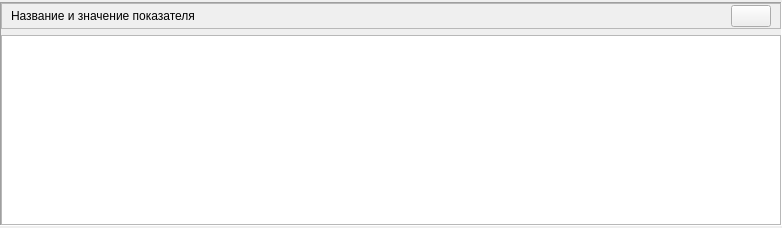
<?xml version="1.0" encoding="UTF-8"?>
<ui version="4.0">
 <class>CoordFactorWidget</class>
 <widget class="QWidget" name="CoordFactorWidget">
  <property name="geometry">
   <rect>
    <x>0</x>
    <y>0</y>
    <width>782</width>
    <height>228</height>
   </rect>
  </property>
  <property name="windowTitle">
   <string>Form</string>
  </property>
  <layout class="QVBoxLayout" name="verticalLayout">
   <property name="spacing">
    <number>1</number>
   </property>
   <property name="leftMargin">
    <number>0</number>
   </property>
   <property name="topMargin">
    <number>2</number>
   </property>
   <property name="rightMargin">
    <number>0</number>
   </property>
   <property name="bottomMargin">
    <number>2</number>
   </property>
   <item>
    <widget class="QFrame" name="frMain">
     <property name="frameShape">
      <enum>QFrame::Panel</enum>
     </property>
     <property name="frameShadow">
      <enum>QFrame::Sunken</enum>
     </property>
     <layout class="QVBoxLayout" name="verticalLayout_2">
      <property name="leftMargin">
       <number>0</number>
      </property>
      <property name="topMargin">
       <number>0</number>
      </property>
      <property name="rightMargin">
       <number>0</number>
      </property>
      <property name="bottomMargin">
       <number>0</number>
      </property>
      <item>
       <widget class="QFrame" name="frFactor">
        <property name="sizePolicy">
         <sizepolicy hsizetype="Preferred" vsizetype="Fixed">
          <horstretch>0</horstretch>
          <verstretch>0</verstretch>
         </sizepolicy>
        </property>
        <property name="frameShape">
         <enum>QFrame::StyledPanel</enum>
        </property>
        <property name="frameShadow">
         <enum>QFrame::Raised</enum>
        </property>
        <layout class="QHBoxLayout" name="horizontalLayout">
         <property name="topMargin">
          <number>1</number>
         </property>
         <property name="bottomMargin">
          <number>1</number>
         </property>
         <item>
          <widget class="QLabel" name="lblFactor">
           <property name="text">
            <string>Название и значение показателя</string>
           </property>
          </widget>
         </item>
         <item>
          <widget class="QWidget" name="wgtDiag" native="true">
           <property name="sizePolicy">
            <sizepolicy hsizetype="Fixed" vsizetype="Preferred">
             <horstretch>0</horstretch>
             <verstretch>0</verstretch>
            </sizepolicy>
           </property>
           <property name="minimumSize">
            <size>
             <width>250</width>
             <height>0</height>
            </size>
           </property>
           <property name="maximumSize">
            <size>
             <width>250</width>
             <height>16777215</height>
            </size>
           </property>
          </widget>
         </item>
         <item>
          <widget class="QPushButton" name="btnExpand">
           <property name="sizePolicy">
            <sizepolicy hsizetype="Fixed" vsizetype="Fixed">
             <horstretch>0</horstretch>
             <verstretch>0</verstretch>
            </sizepolicy>
           </property>
           <property name="text">
            <string/>
           </property>
           <property name="icon">
            <iconset resource="../../../../kernel.qrc">
             <normaloff>:/images/Expand.png</normaloff>:/images/Expand.png</iconset>
           </property>
           <property name="iconSize">
            <size>
             <width>20</width>
             <height>20</height>
            </size>
           </property>
          </widget>
         </item>
        </layout>
       </widget>
      </item>
      <item>
       <widget class="QTreeView" name="tvComponents"/>
      </item>
     </layout>
    </widget>
   </item>
  </layout>
 </widget>
 <resources>
  <include location="../../../../kernel.qrc"/>
 </resources>
 <connections>
  <connection>
   <sender>btnExpand</sender>
   <signal>clicked()</signal>
   <receiver>CoordFactorWidget</receiver>
   <slot>on_expand_collapse()</slot>
   <hints>
    <hint type="sourcelabel">
     <x>750</x>
     <y>15</y>
    </hint>
    <hint type="destinationlabel">
     <x>784</x>
     <y>26</y>
    </hint>
   </hints>
  </connection>
 </connections>
 <slots>
  <slot>on_expand_collapse()</slot>
 </slots>
</ui>
